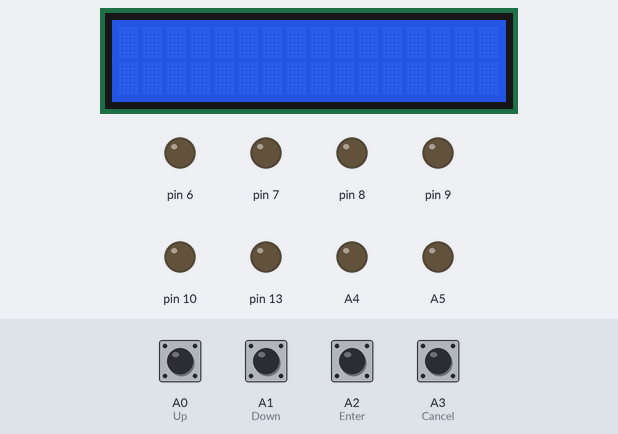
A sketch run on a simulated Arduino Uno, built with avr-gcc and run on an emulated ATmega328P. Shown: 16×2 character LCD, output pins drawn as LEDs (lit = HIGH). The test bench sets the inputs (shaded band); at power-on: A0 (Up), A1 (Down), A2 (Enter), A3 (Cancel) HIGH.

Above: at 1.2 s.
1.3 s: A2 (Enter) pulled LOW for 1 s
At 2.8 s:
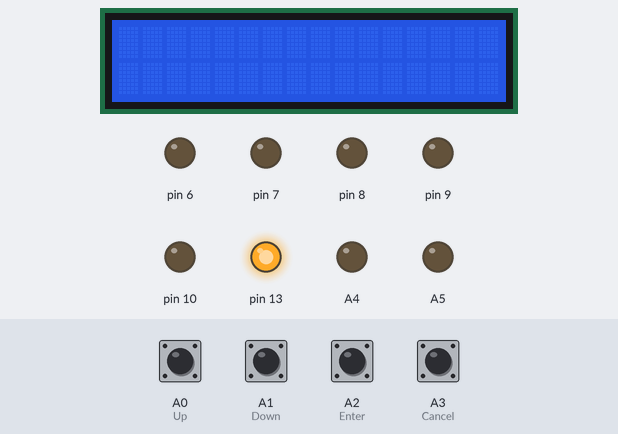
3.8 s: A2 (Enter) pulled LOW for 0.2 s
At 4.5 s:
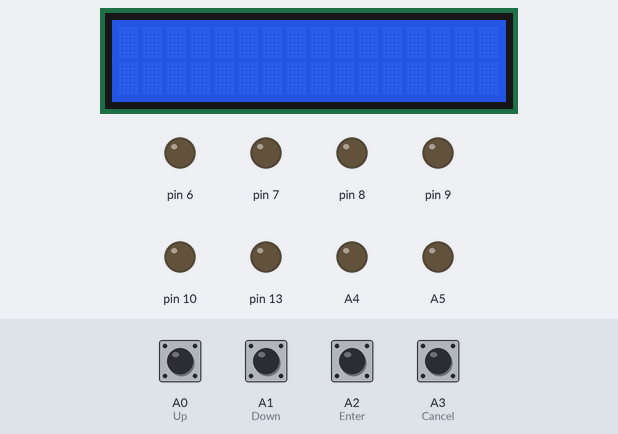
Timing chart, 0 to 6.8 s (numbered marks = the images above; inputs shaded):
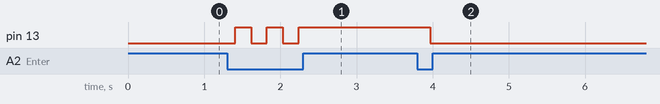

The sketch:

menu.ino
```cpp
/* Andre Augusto Giannotti Scota
 * andre.scota@gmail.com
 *
 * A menu API for arduino for 16x2 LCD
 */

#include <LiquidCrystal.h>
#include <string.h>

LiquidCrystal lcd(12, 11, 5, 4, 3, 2);
// ------------------------------------------------------------------------
typedef struct _menu_t{
  char const **menu;
  int opt;
  char prompt[5];
}menu_t;


/*
        0               1               2
	+----------+    +----------+    +----------+
	| 0   Opc1 |    | 2   Opc3 |    | 4   Opc5 |
	| 1   Opc2 |    | 3   Opc4 |    |          |
	+----------+    +----------+    +----------+

        0               1
	+----------+    +----------+
	| 0   Opc1 |    | 3   Opc4 |
	| 1   Opc2 |    | 4   Opc5 |
	| 2   Opc3 |    |          |
	+----------+    +----------+

        0               1               2
	+----------+    +----------+    +----------+
	| 0   Opc1 |    | 4   Opc5 |    | 8   Opc9 |
	| 1   Opc2 |    | 5   Opc6 |    |          |
	| 2   Opc3 |    | 6   Opc7 |    |          |
	| 3   Opc4 |    | 7   Opc8 |    |          |
	+----------+    +----------+    +----------+

 */

#define MENU_UP (0)
#define MENU_DOWN (1)
#define MENU_ENTER (2)
#define MENU_CANCEL (3)

int run_menu(menu_t *menu, int up_iport, int down_iport, int enter_iport, int cancel_iport, int max_lcd_row, int start_row, LiquidCrystal olcd)
{
  int page;
  int firstPageElement;
  int i;
  int pressed;
  int totalOpts;
  char printText[100] = {0};
  char promptWhiteSpace[50] = {0};

  memset(promptWhiteSpace, 0, 50);
  memset(promptWhiteSpace, ' ', strlen(menu->prompt));

  for(totalOpts = 0; menu->menu[totalOpts] != NULL; totalOpts++);

  while(1){

    page = menu->opt / max_lcd_row; // start page

    for(i = 0; i < max_lcd_row; i++){ // clear de 'display page'
      olcd.setCursor(0, i + start_row);
      olcd.print("                                                      "); // TODO
    }


    for(i = 0; (i < max_lcd_row) && (menu->menu[i][0] != '\0') && (menu->opt < totalOpts); i++){

      if(i == menu->opt % max_lcd_row){
        strcpy(printText, menu->prompt);
      }else{
        strcpy(printText, promptWhiteSpace);
      }

      strcat(printText, menu->menu[i + (page * max_lcd_row)]);

      olcd.setCursor(0, i + start_row);
      olcd.print(printText);
    }

    do{
      delay(190);
      if(digitalRead(up_iport) == LOW){
        pressed = MENU_UP;
        break;
      }else if(digitalRead(down_iport) == LOW){
        pressed = MENU_DOWN;
        break;
      }else if(digitalRead(enter_iport) == LOW){
        pressed = MENU_ENTER;
        break;
      }else if(digitalRead(cancel_iport) == LOW){
        pressed = MENU_CANCEL;
        break;
      }
    }while(1);

    switch(pressed){
      case MENU_UP:
        if(menu->opt > 0)
          menu->opt--;
        break;
      case MENU_DOWN:
        if(menu->opt < totalOpts)
          menu->opt++;
        break;
      case MENU_ENTER:
        return(menu->opt);
        break;
      case MENU_CANCEL:
        return(-1);
        break;
    }
  }
}
// ------------------------------------------------------------------------

menu_t menu1;

char const *menu_txt[] = {"opcao 1", "opcao 2", "opcao 3", "opcao 4", "opcao 5", "opcao 6", "opcao 7", "opcao 8", NULL};

int state0, state1, state2, state3, state4, state5, state6, state7;

void setup()
{
  lcd.begin(16, 2);
  menu1.menu = menu_txt;
  menu1.opt = 0;
  strcpy(menu1.prompt, "> ");

  pinMode(A0, INPUT); // Up
  pinMode(A1, INPUT); // Down
  pinMode(A2, INPUT); // Enter
  pinMode(A3, INPUT); // Cancel

  pinMode(6, OUTPUT);
  pinMode(7, OUTPUT);
  pinMode(8, OUTPUT);
  pinMode(9, OUTPUT);
  pinMode(10, OUTPUT);
  pinMode(13, OUTPUT);
  pinMode(A4, OUTPUT);
  pinMode(A5, OUTPUT);

  digitalWrite(A0, HIGH);
  digitalWrite(A1, HIGH);
  digitalWrite(A2, HIGH);
  digitalWrite(A3, HIGH);

  digitalWrite(6, LOW);
  digitalWrite(7, LOW);
  digitalWrite(8, LOW);
  digitalWrite(9, LOW);
  digitalWrite(10, LOW);
  digitalWrite(A4, LOW);
  digitalWrite(A5, LOW);
  digitalWrite(13, LOW);

  state0 = LOW;
  state1 = LOW;
  state2 = LOW;
  state3 = LOW;
  state4 = LOW;
  state5 = LOW;
  state6 = LOW;
  state7 = LOW;
}

void loop()
{
  int opt;

  //opt = run_menu(&menu1, A0, A1, A2, A3, 1, 0, lcd);
  opt = run_menu(&menu1, A0, A1, A2, A3, 2, 0, lcd);

  switch(opt){
    case 0:
      state0 = !state0;
      digitalWrite(13, state0);
      break;
    case 1:
      state1 = !state1;
      digitalWrite(7, state1);
      break;
    case 2:
      state2 = !state2;
      digitalWrite(8, state2);
      break;
    case 3:
      state3 = !state3;
      digitalWrite(9, state3);
      break;
    case 4:
      state4 = !state4;
      digitalWrite(10, state4);
      break;
    case 5:
      state5 = !state5;
      digitalWrite(A4, state4);
      break;
    case 6:
      state6 = !state5;
      digitalWrite(A5, state4);
      break;
    case 7:
      state7 = !state5;
      digitalWrite(6, state4);
      break;
  }
}
```

Measured:
- after the input at 1.3 s, pin 13: alternates HIGH for 0.21 s and LOW for 0.21 s, 5 changes in all, then stays HIGH, starting after 0.11 s
- after the input at 3.8 s, pin 13: HIGH → LOW after 0.17 s
